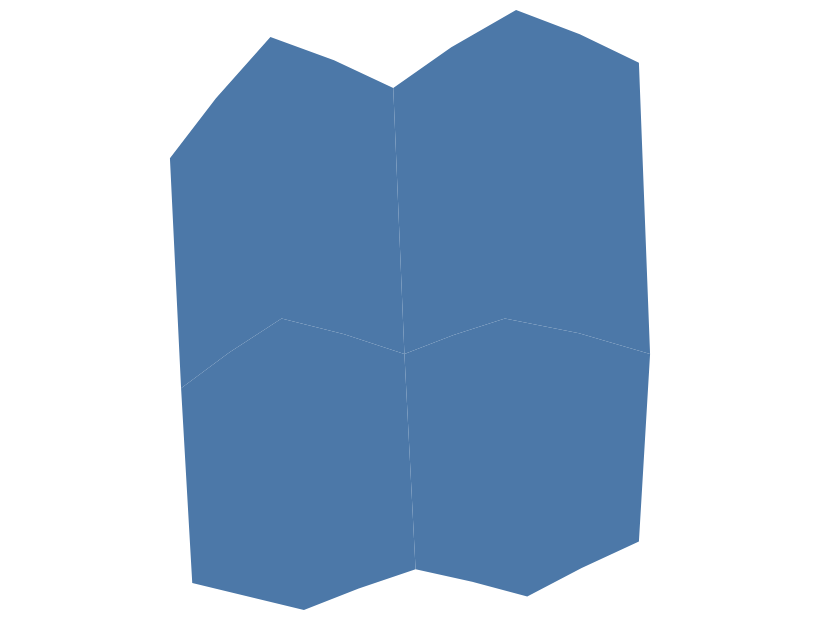

Write a Vega-Lite specification for this figure.
### Vega-Lite specification from a JSON file in a GitHub repository (floating-point values rounded to 4 significant figures)
{"$schema": "https://vega.github.io/schema/vega-lite/v6.json", "padding": 5, "autosize": "none", "width": 400, "height": 300, "data": {"values": {"type": "FeatureCollection", "features": [{"type": "Feature", "properties": {"name": "west", "value": 3, "cat": "a"}, "geometry": {"type": "Polygon", "coordinates": [[[-11, 48], [-2, 52], [9, 50], [10, 36], [0, 33], [-10, 35], [-11, 48]]]}}, {"type": "Feature", "properties": {"name": "east", "value": 5, "cat": "b"}, "geometry": {"type": "Polygon", "coordinates": [[[9, 50], [18, 52], [31, 50], [30, 38], [20, 34], [10, 36], [9, 50]]]}}, {"type": "Feature", "properties": {"name": "north-west", "value": 2, "cat": "a"}, "geometry": {"type": "Polygon", "coordinates": [[[-12, 60], [-3, 65], [8, 63], [9, 50], [-2, 52], [-11, 48], [-12, 60]]]}}, {"type": "Feature", "properties": {"name": "north-east", "value": 8, "cat": "b"}, "geometry": {"type": "Polygon", "coordinates": [[[8, 63], [19, 66], [30, 64], [31, 50], [18, 52], [9, 50], [8, 63]]]}}]}, "format": {"property": "features"}}, "projection": {"type": "mercator", "center": [10, 50], "rotate": [-5, 0, 0]}, "mark": "geoshape"}
